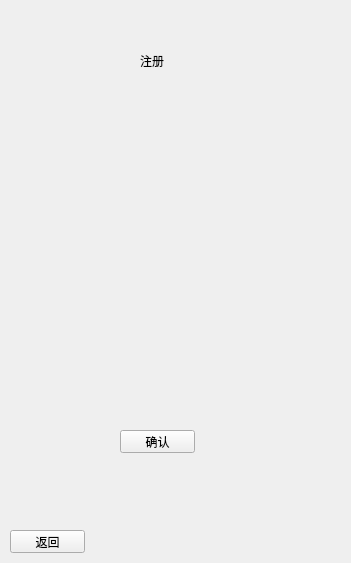
<?xml version="1.0" encoding="UTF-8"?>
<ui version="4.0">
 <class>RegisterWidget</class>
 <widget class="QWidget" name="RegisterWidget">
  <property name="geometry">
   <rect>
    <x>0</x>
    <y>0</y>
    <width>351</width>
    <height>563</height>
   </rect>
  </property>
  <property name="windowTitle">
   <string>Form</string>
  </property>
  <widget class="QLabel" name="label">
   <property name="geometry">
    <rect>
     <x>140</x>
     <y>20</y>
     <width>171</width>
     <height>81</height>
    </rect>
   </property>
   <property name="text">
    <string>注册</string>
   </property>
  </widget>
  <widget class="QPushButton" name="pushButton">
   <property name="geometry">
    <rect>
     <x>120</x>
     <y>430</y>
     <width>75</width>
     <height>23</height>
    </rect>
   </property>
   <property name="text">
    <string>确认</string>
   </property>
  </widget>
  <widget class="QPushButton" name="pushButton_2">
   <property name="geometry">
    <rect>
     <x>10</x>
     <y>530</y>
     <width>75</width>
     <height>23</height>
    </rect>
   </property>
   <property name="text">
    <string>返回</string>
   </property>
  </widget>
 </widget>
 <resources/>
 <connections/>
</ui>
